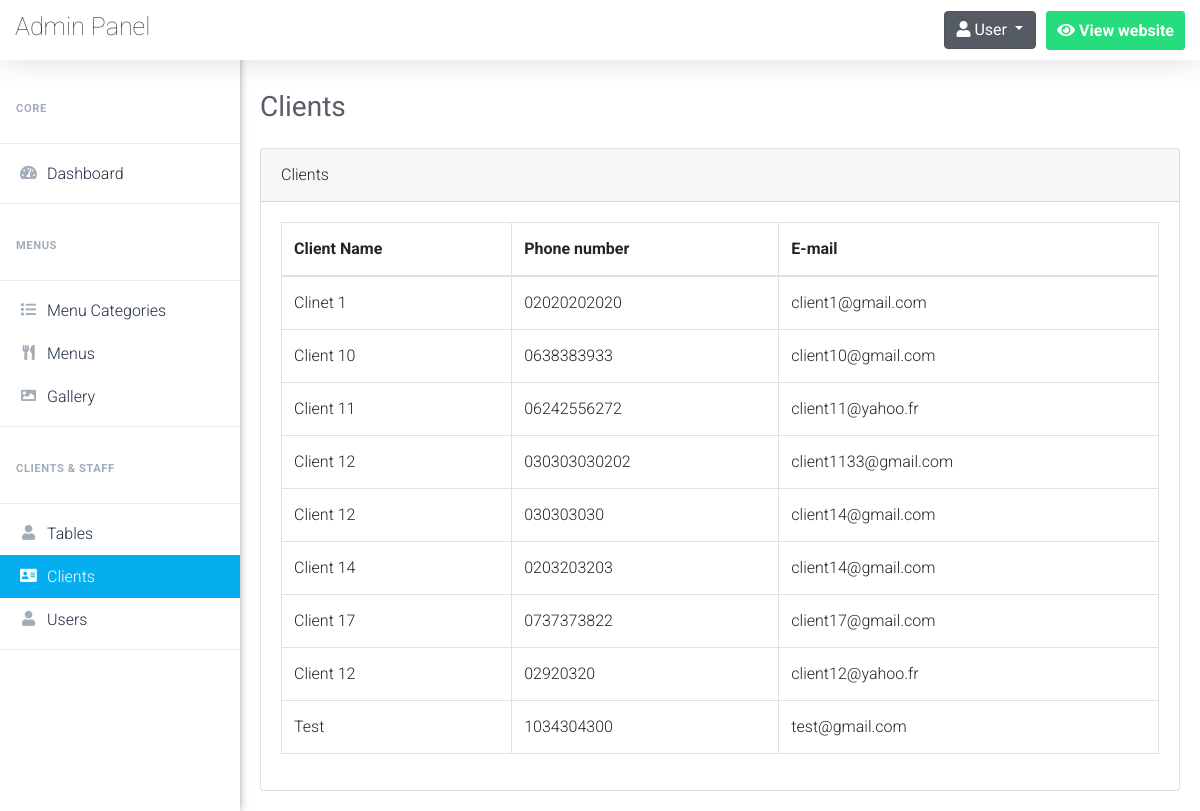
Before: /admin/clients.php (signed in) with the older database file.
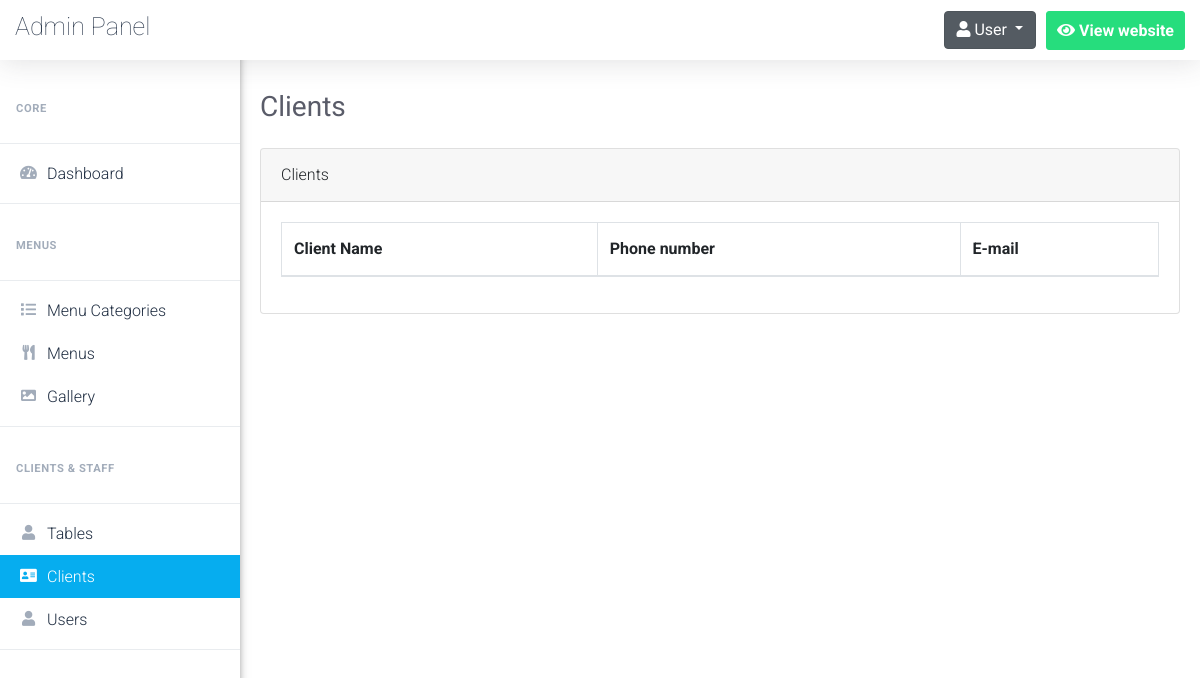
After: the same page with the newer database file.
### tables this page shows
CREATE TABLE `clients` (
  `client_id` int(5) NOT NULL,
  `client_name` varchar(50) NOT NULL,
  `client_phone` varchar(50) NOT NULL,
  `client_email` varchar(100) NOT NULL
);

### admin/clients.php (the view, shortened to what this page needs)
<?php
	$pageTitle = 'Clients';
	if(isset($_SESSION['username_restaurant_qRewacvAqzA']) && isset($_SESSION['password_restaurant_qRewacvAqzA']))
	{
		include 'connect.php';
		include 'Includes/templates/header.php';
		include 'Includes/templates/navbar.php';
        ?>
        <?php
            $do = 'Manage';
            if($do == "Manage")
            {
                $stmt = $con->prepare("SELECT * FROM clients");
                $stmt->execute();
                $clients = $stmt->fetchAll();
            ?>
                <div class="card">
                    <div class="card-header">
                        <?php echo $pageTitle; ?>
                    </div>
                    <div class="card-body">
                        <table class="table table-bordered clients-table">
                            <thead>
                                <tr>
                                    <th scope="col">Client Name</th>
                                    <th scope="col">Phone number</th>
                                    <th scope="col">E-mail</th>
                                </tr>
                            </thead>
                            <tbody>
                                <?php
                                    foreach($clients as $client)
                                    {
                                        echo "<tr>";
                                            echo "<td>";
                                                echo $client['client_name'];
                                            echo "</td>";
                                            echo "<td>";
                                                echo $client['client_phone'];
                                            echo "</td>";
                                            echo "<td>";
                                                echo $client['client_email'];
                                            echo "</td>";
                                        echo "</tr>";
                                    }
                                ?>
                            </tbody>
                        </table>
                    </div>
                </div>
            <?php
            }
        include 'Includes/templates/footer.php';
    }
    else
    {
        header('Location: index.php');
        exit();
    }
?>

### admin/Includes/templates/header.php (shortened to what this page needs)
<!DOCTYPE html>
<html lang="en">
	<head>
		<link rel="stylesheet" type="text/css" href="Design/css/bootstrap.min.css">
		<link rel="stylesheet" type="text/css" href="Design/fonts/css/all.min.css">
		<link rel="stylesheet" type="text/css" href="Design/css/main.css">
	</head>
	<body>

### admin/Includes/templates/navbar.php (shortened to what this page needs)
<header class="headerMenu сlearfix sb-page-header">
    <div class="nav-header">
        <a class="navbar-brand" href="#">
            Admin Panel
        </a>
    </div>
    <div class="nav-controls top-nav">
        <ul class="nav top-menu">
            <li id="user-btn" class="main-li dropdown" style="background:none;">
                <div class="dropdown show">
                    <a class="btn btn-secondary dropdown-toggle" href="#" role="button" id="dropdownMenuLink" data-toggle="dropdown" aria-haspopup="true" aria-expanded="false">
                        <i class="fa fa-user"></i>
                        <span class="username">User</span>
                    </a>
                </div>
            </li>
            <li class="main-li webpage-btn">
                <a class="nav-item-button " href="../" target="_blank">
                    <i class="fas fa-eye"></i>
                    <span>View website</span>
                </a>
            </li>
        </ul>
    </div>
</header>
<aside class="vertical-menu" id="vertical-menu">
    <div>
        <ul class="menu-bar">
            <div class="sidenav-menu-heading">
                Core
            </div>
            <div class="dropdown-divider"></div>
            <li>
                <a href="dashboard.php" class="a-verMenu dashboard_link">
                    <i class="fas fa-tachometer-alt icon-ver"></i>
                    <span style="padding-left:6px;">Dashboard</span>
                </a>
            </li>
            <div class="dropdown-divider"></div>
            <div class="sidenav-menu-heading">
                Menus
            </div>
            <div class="dropdown-divider"></div>
            <li>
                <a href="menu_categories.php" class="a-verMenu menu_categories_link">
                    <i class="fas fa-list icon-ver"></i>
                    <span style="padding-left:6px;">Menu Categories</span>
                </a>
            </li>
            <li>
                <a href="menus.php" class="a-verMenu menus_link">
                    <i class="fas fa-utensils icon-ver"></i>
                    <span style="padding-left:6px;">Menus</span>
                </a>
            </li>
            <li>
                <a href="gallery.php" class="a-verMenu gallery_link">
                    <i class="far fa-image icon-ver"></i>
                    <span style="padding-left:6px;">Gallery</span>
                </a>
            </li>
            <div class="dropdown-divider"></div>
            <div class="sidenav-menu-heading">
                Clients & Staff
            </div>
            <div class="dropdown-divider"></div>
            <li>
                <a href="tables.php" class="a-verMenu tables_link">
                    <i class="far fa-user icon-ver"></i>
                    <span style="padding-left:6px;">Tables</span>
                </a>
            </li>
            <li>
                <a href="clients.php" class="a-verMenu clients_link">
                    <i class="far fa-address-card icon-ver"></i>
                    <span style="padding-left:6px;">Clients</span>
                </a>
            </li>
            <li>
                <a href="users.php" class="a-verMenu users_link">
                    <i class="far fa-user icon-ver"></i>
                    <span style="padding-left:6px;">Users</span>
                </a>
            </li>
            <div class="dropdown-divider"></div>
        </ul>
    </div>
</aside>
<div id="content" style="margin-left:240px;">
    <section class="content-wrapper" style="width: 100%;padding: 70px 0 0;">
        <div class="inside-page" style="padding:20px">
            <div class="page_title_top" style="margin-bottom: 1.5rem!important;">
                <h1 style="color: #5a5c69!important;font-size: 1.75rem;font-weight: 400;line-height: 1.2;">
                    <?php echo $pageTitle; ?>
                </h1>
            </div>

### admin/Includes/templates/footer.php (shortened to what this page needs)
				</div>
			</section>
		</div>
	</body>
</html>

### admin/Design/css/main.css (style rules this page uses)
a, a:hover { text-decoration: none !important; }
ul { display: block; list-style: none; padding: 0; margin: 0; }
html { scroll-behavior: smooth; }
body { font-family: 'Roboto', sans-serif; font-size: 16px; line-height: 28px; font-weight: 300; }
.headerMenu { position: fixed; left: 0; right: 0; top: 0; display: -ms-flexbox; display: flex; -webkit-box-pack: justify; -ms-flex-pack: justify; justify-content: space-between; -webkit-box-align: center; -ms-flex-align: center; align-items: center; -ms-flex-wrap: wrap; flex-wrap: wrap; z-index: 1002; background: #fff; min-height: 60px; padding: 10px 15px; box-shadow: 0 .15rem 1.75rem 0 rgba(58,59,69,.15); }
.nav-item-button { padding: 10px; line-height: 1;display: block; border: 1px solid #f0f0f8; background-color: #fff; text-decoration: none; border-radius: 3px; color: #66686d; }
.navbar-brand { font-family: inherit; color: #323f52; height: inherit; padding: 0px; line-height: 0px; font-weight: lighter; font-size: 25px; }
.sidenav-menu-heading { padding: 1.25rem 1rem 0.75rem; font-size: 0.7rem; font-weight: bold; text-transform: uppercase; letter-spacing: 0.05em; color: #a2acba; }
.active_link { text-decoration: none; background: #06adef; color: #fff !important; }
.active_link i { color: #fff !important; }
.vertical-menu { width:240px; float: left; height: 100%; position: fixed; background: #fff; top: 0; bottom: 0; z-index: 300; -moz-box-shadow: -3px 0 10px 0 #555; -webkit-box-shadow: -3px 0 10px 0 #555; box-shadow: -3px 0 10px 0 #555; overflow-y: scroll; }
.vertical-menu .menu-bar { padding:0px; margin:0px; margin-top: 75px; position: relative; }
.a-verMenu { display: -webkit-box; display: flex; -webkit-box-align: center; align-items: center; line-height: normal; padding-top: 0.75rem; padding-bottom: 0.75rem; position: relative; color: #1f2d41; padding: 0.75rem 1rem; }
.icon-ver { width: 25px; height: 18px; text-align: center; font-size: 15px; background: none; margin: 0; padding: 0; color: #a2acba; font-weight: 900; display: block; }
.top-menu { display: -webkit-box; display: -ms-flexbox; display: flex; -ms-flex-wrap: wrap; flex-wrap: wrap; padding-left: 0; margin-bottom: 0; list-style: none; }
.webpage-btn .nav-item-button { font-weight: 700; color: #fff; background: #26dd7d; border: 1px solid #26dd7d; }
.top-nav .top-menu .main-li { float: left; margin-left: 10px; }

Changed rows visible on the page:
removed clients: client_name "Clinet 1", client_phone "02020202020", client_email "client1@gmail.com"
removed clients: client_name "Client 10", client_phone "0638383933", client_email "client10@gmail.com"
removed clients: client_name "Client 11", client_phone "06242556272", client_email "client11@yahoo.fr"
removed clients: client_name "Client 12", client_phone "030303030202", client_email "client1133@gmail.com"
removed clients: client_name "Client 12", client_phone "030303030", client_email "client14@gmail.com"
removed clients: client_name "Client 14", client_phone "0203203203", client_email "client14@gmail.com"
removed clients: client_name "Client 17", client_phone "0737373822", client_email "client17@gmail.com"
removed clients: client_name "Client 12", client_phone "02920320", client_email "client12@yahoo.fr"
removed clients: client_name "Test", client_phone "1034304300", client_email "test@gmail.com"
